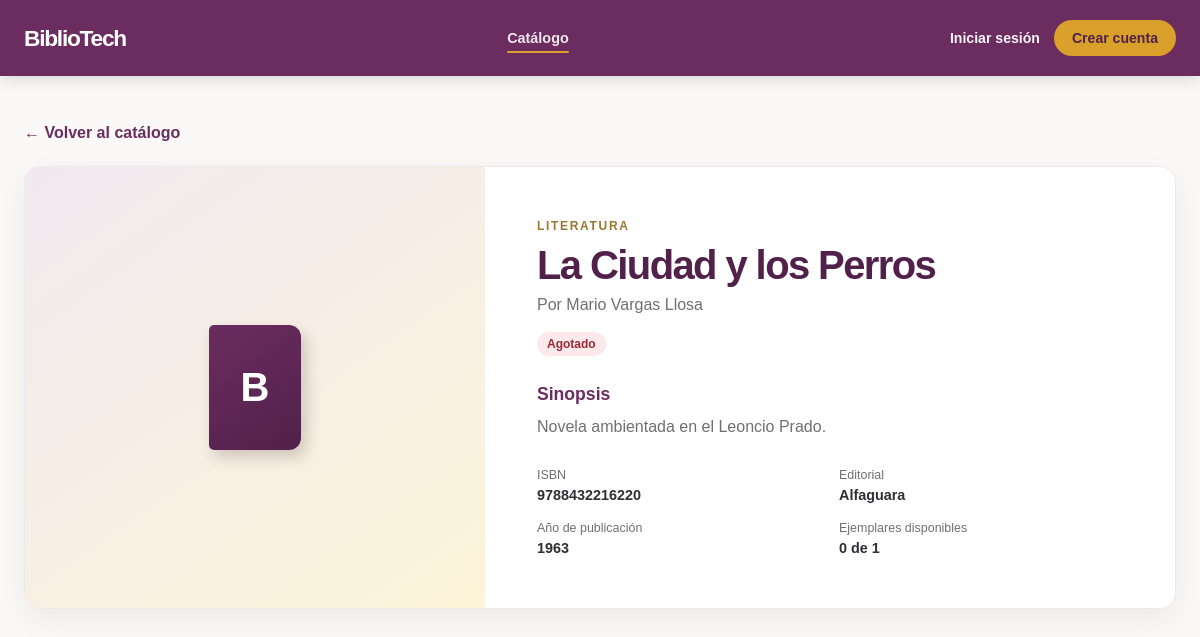
Screenshot of /catalogo/show?id=11 with the database file from the repository.
### tables this page shows
CREATE TABLE IF NOT EXISTS libros (
    id               BIGINT UNSIGNED NOT NULL AUTO_INCREMENT,
    titulo           VARCHAR(255) NOT NULL,
    autor            VARCHAR(180) NOT NULL,
    isbn             VARCHAR(20) NOT NULL,
    id_categoria     BIGINT UNSIGNED NOT NULL,
    editorial        VARCHAR(150) NULL,
    anio             SMALLINT UNSIGNED NULL,
    portada_url      VARCHAR(500) NULL,
    sinopsis         TEXT NULL,
    stock_total      INT UNSIGNED NOT NULL DEFAULT 1,
    stock_disponible INT UNSIGNED NOT NULL DEFAULT 1,
    created_at       TIMESTAMP NOT NULL DEFAULT CURRENT_TIMESTAMP,
    updated_at       TIMESTAMP NOT NULL DEFAULT CURRENT_TIMESTAMP ON UPDATE CURRENT_TIMESTAMP,
    PRIMARY KEY (id),
    UNIQUE KEY uq_libros_isbn (isbn),
    KEY idx_libros_categoria (id_categoria),
    CONSTRAINT fk_libros_categoria FOREIGN KEY (id_categoria) REFERENCES categorias (id)
);

CREATE TABLE IF NOT EXISTS categorias (
    id          BIGINT UNSIGNED NOT NULL AUTO_INCREMENT,
    nombre      VARCHAR(100) NOT NULL,
    descripcion TEXT NULL,
    created_at  TIMESTAMP NOT NULL DEFAULT CURRENT_TIMESTAMP,
    updated_at  TIMESTAMP NOT NULL DEFAULT CURRENT_TIMESTAMP ON UPDATE CURRENT_TIMESTAMP,
    PRIMARY KEY (id),
    UNIQUE KEY uq_categorias_nombre (nombre)
);

### app/Controllers/CatalogoController.php (called while the page is built, shortened)
<?php
final class CatalogoController
{
    public function show(): void
    {
        $requestedId = filter_input(INPUT_GET, 'id', FILTER_VALIDATE_INT);
        $bookId = $requestedId === false || $requestedId === null ? 0 : $requestedId;
        $libro = $bookId > 0 ? (new Libro())->detalle($bookId) : null;
        require dirname(__DIR__) . '/Views/estudiante/libro.php';
    }
}

### app/Core/Router.php (called while the page is built, shortened)
<?php
final class Router
{
    private array $routes = [];
    public function dispatch(string $method, string $requestUri): void
    {
        $path = parse_url($requestUri, PHP_URL_PATH);
        $path = '/' . trim($path, '/');
        $handler = $this->routes[strtoupper($method)][$path] ?? null;
        $handler();
    }
    private function add(string $method, string $path, callable $handler): void
    {
        $normalizedPath = '/' . trim($path, '/');
        $this->routes[$method][$normalizedPath] = $handler;
    }
}

### index.php (called while the page is built, shortened)
<?php
spl_autoload_register(static function (string $class): void {
    $prefix = 'App\\';
    $relativeClass = substr($class, strlen($prefix));
    $file = __DIR__ . '/app/' . str_replace('\\', '/', $relativeClass) . '.php';
});
$auth = new AuthController();
$dashboard = new DashboardController();
$catalogo = new CatalogoController();
$reservas = new ReservaController();
$multas = new MultaController();
$router = new Router();
$router->get('/', [$auth, 'index']);
$router->get('/login', [$auth, 'showLogin']);
$router->post('/login', [$auth, 'login']);
$router->get('/register', [$auth, 'showRegister']);
$router->post('/register', [$auth, 'register']);
$router->post('/logout', [$auth, 'logout']);
$router->get('/home', [$dashboard, 'showHome']);
$router->get('/catalogo', [$catalogo, 'index']);
$router->get('/catalogo/show', [$catalogo, 'show']);
$router->get('/mis-reservas', [$reservas, 'index']);
$router->post('/reservas/crear', [$reservas, 'crear']);
$router->post('/reservas/cancelar', [$reservas, 'cancelar']);
$router->get('/mis-multas', [$multas, 'index']);
$router->post('/mis-multas/pagar', [$multas, 'pagar']);
try {
    $router->dispatch($_SERVER['REQUEST_METHOD'] ?? 'GET', $_SERVER['REQUEST_URI'] ?? '/');
} catch (Throwable $exception) {
    error_log((string) $exception);
    http_response_code(500);
    echo 'Ocurrió un error interno. Inténtalo de nuevo más tarde.';
}

### app/Core/Url.php (called while the page is built, shortened)
<?php
final class Url
{
    private static string $basePath = '';
    public static function setBasePath(string $basePath): void
    {
        self::$basePath = rtrim($basePath, '/');
    }
    public static function to(string $path): string
    {
        return self::$basePath . '/' . ltrim($path, '/');
    }
}

### app/Core/Database.php (called while the page is built, shortened)
<?php
final class Database
{
    private static ?PDO $connection = null;
    public static function connection(): PDO
    {
        if (self::$connection === null) {
            $host = getenv('DB_HOST') ?: '127.0.0.1';
            $database = getenv('DB_NAME') ?: 'bdbibliotech';
            $username = getenv('DB_USER') ?: 'root';
            $password = getenv('DB_PASSWORD') ?: '';
            $dsn = sprintf('mysql:host=%s;dbname=%s;charset=utf8mb4', $host, $database);
            self::$connection = new PDO($dsn, $username, $password, [
                PDO::ATTR_ERRMODE => PDO::ERRMODE_EXCEPTION,
                PDO::ATTR_DEFAULT_FETCH_MODE => PDO::FETCH_ASSOC,
                PDO::ATTR_EMULATE_PREPARES => false,
            ]);
        }
        return self::$connection;
    }
}

### app/Models/Libro.php (called while the page is built, shortened)
<?php
final class Libro
{
    private PDO $db;
    public function __construct(?PDO $db = null)
    {
        $this->db = $db ?? Database::connection();
    }
    public function detalle(int $id): ?array
    {
        $statement = $this->db->prepare(
            'SELECT l.id, l.titulo, l.autor, l.isbn, l.editorial, l.anio, l.portada_url,
                    l.sinopsis, l.stock_total, l.stock_disponible,
                    c.nombre AS categoria_nombre
             FROM libros l
             LEFT JOIN categorias c ON c.id = l.id_categoria
             WHERE l.id = :id'
        );
        $statement->execute(['id' => $id]);
        $row = $statement->fetch();
        return $row === false ? null : $row;
    }
}

### app/Views/estudiante/libro.php (the view, shortened to what this page needs)
<?php
$escape = static fn (string $value): string => htmlspecialchars($value, ENT_QUOTES | ENT_SUBSTITUTE, 'UTF-8');
$stock = (int) ($libro['stock_disponible'] ?? 0);
$available = $stock > 0;
?>
<!doctype html>
<html lang="es">
<head>
    <link rel="stylesheet" href="<?= $escape(Url::to('/assets/css/estudiante.css')) ?>">
</head>
<body>
<?php $activePage = 'catalogo'; require __DIR__ . '/_header.php'; ?>
<main class="student-main">
    <p class="detail-back"><a href="<?= $escape(Url::to('/catalogo')) ?>">← Volver al catálogo</a></p>
    <?php if ($libro === null): ?>
        <section class="empty-state">
            <h1>No encontramos ese libro</h1>
            <p>El libro puede haber sido retirado del catálogo.</p>
            <a class="button inline-button" href="<?= $escape(Url::to('/catalogo')) ?>">Explorar catálogo</a>
        </section>
    <?php else: ?>
        <?php
        $title = (string) ($libro['titulo'] ?? 'Libro sin título');
        $author = (string) ($libro['autor'] ?? 'Autor no especificado');
        $cover = trim((string) ($libro['portada_url'] ?? ''));
        ?>
        <article class="book-detail">
            <div class="book-detail-cover">
                <?php if ($cover !== ''): ?>
                    <img src="<?= $escape($cover) ?>" alt="Portada de <?= $escape($title) ?>">
                <?php else: ?>
                    <span class="cover-placeholder" aria-hidden="true">B</span>
                <?php endif; ?>
            </div>
            <div class="book-detail-content">
                <p class="eyebrow"><?= $escape((string) ($libro['categoria_nombre'] ?? 'Sin categoría')) ?></p>
                <h1><?= $escape($title) ?></h1>
                <p class="book-author">Por <?= $escape($author) ?></p>
                <span class="availability <?= $available ? 'available' : 'unavailable' ?>">
                    <?= $available ? 'Disponible' : 'Agotado' ?>
                </span>
                <?php if (!empty($libro['sinopsis'])): ?>
                    <section class="book-synopsis">
                        <h2>Sinopsis</h2>
                        <p><?= nl2br($escape((string) $libro['sinopsis'])) ?></p>
                    </section>
                <?php endif; ?>
                <dl class="book-metadata">
                    <div><dt>ISBN</dt><dd><?= $escape((string) ($libro['isbn'] ?? '—')) ?></dd></div>
                    <div><dt>Editorial</dt><dd><?= $escape((string) ($libro['editorial'] ?: '—')) ?></dd></div>
                    <div><dt>Año de publicación</dt><dd><?= $escape((string) ($libro['anio'] ?: '—')) ?></dd></div>
                    <div><dt>Ejemplares disponibles</dt><dd><?= $stock ?> de <?= (int) ($libro['stock_total'] ?? 0) ?></dd></div>
                </dl>
            </div>
        </article>
    <?php endif; ?>
</main>
</body>
</html>

### assets/css/estudiante.css (style rules this page uses)
:root { color-scheme: light; --purple: #6b2c5f; --purple-dark: #51214b; --mustard: #d9a02b; --cream: #fdfbf0; --ink: #332d35; --muted: #746d75; --line: #eee8ed; --green: #237344; --red: #b23847; }
* { box-sizing: border-box; }
body { min-width: 320px; min-height: 100vh; margin: 0; color: var(--ink); background: #faf9f7; font-family: Arial, Helvetica, sans-serif; }
.student-main { width: min(100% - 48px, 1160px); min-height: calc(100vh - 76px); margin: 0 auto; padding: 48px 0 72px; }
.eyebrow { margin: 0 0 9px; color: #9a762f; font-size: 0.75rem; font-weight: 700; letter-spacing: 0.14em; text-transform: uppercase; }
.cover-placeholder { display: grid; width: 92px; height: 125px; border-radius: 5px 12px 12px 5px; color: #fff; background: linear-gradient(145deg, var(--purple), var(--purple-dark)); box-shadow: 5px 7px 15px rgb(42 23 41 / 20%); font-size: 2.5rem; font-weight: 800; place-items: center; }
.availability, .status-badge { display: inline-flex; width: fit-content; padding: 6px 10px; border-radius: 999px; font-size: 0.75rem; font-weight: 700; line-height: 1; }
.unavailable, .status-expirada, .status-pendiente { color: #9a2937; background: #fde9eb; }
.book-author { margin: 0; color: var(--muted); font-size: 0.91rem; }
.detail-back { margin: 0 0 24px; }
.detail-back a { color: var(--purple); font-weight: 700; text-decoration: none; }
.book-detail { display: grid; overflow: hidden; border: 1px solid var(--line); border-radius: 16px; grid-template-columns: minmax(240px, 0.8fr) minmax(0, 1.2fr); background: #fff; box-shadow: 0 10px 30px rgb(58 37 57 / 7%); }
.book-detail-cover { display: grid; min-height: 440px; padding: 28px; background: linear-gradient(145deg, #f1e9f0, #fdf4d9); place-items: center; }
.book-detail-content { padding: clamp(24px, 5vw, 52px); }
.book-detail-content h1 { margin: 0 0 8px; color: var(--purple-dark); font-size: clamp(1.8rem, 4vw, 2.5rem); letter-spacing: -0.04em; line-height: 1.15; }
.book-detail-content > .book-author { margin-bottom: 18px; font-size: 1rem; }
.book-synopsis { margin-top: 28px; }
.book-synopsis h2 { margin: 0 0 8px; color: var(--purple); font-size: 1.1rem; }
.book-synopsis p { margin: 0; color: var(--muted); line-height: 1.7; }
.book-metadata { display: grid; margin: 28px 0 0; grid-template-columns: repeat(2, minmax(0, 1fr)); gap: 18px; }
.book-metadata div { min-width: 0; }
.book-metadata dt { margin-bottom: 5px; color: var(--muted); font-size: 0.78rem; }
.book-metadata dd { margin: 0; color: var(--ink); font-size: 0.9rem; font-weight: 600; overflow-wrap: anywhere; }

### rows the page displays
libros: id_categoria.nombre "LITERATURA", titulo "La Ciudad y los Perros", autor "Mario Vargas Llosa", sinopsis "Novela ambientada en el Leoncio Prado.", isbn "9788432216220", editorial "Alfaguara", anio "1963", stock_disponible "0", stock_total "1"
